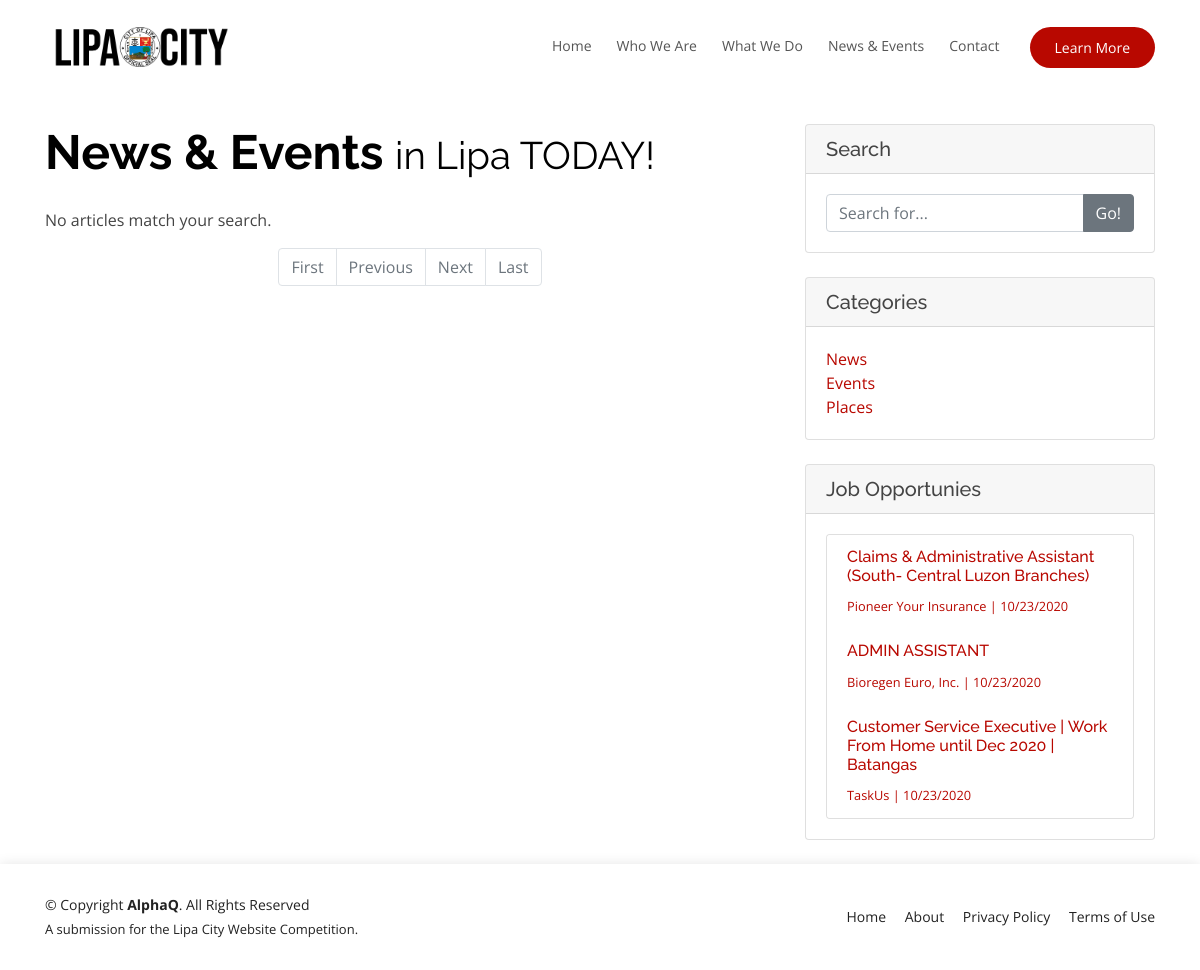
The page /news_and_events/?category=News on the database as committed earlier.
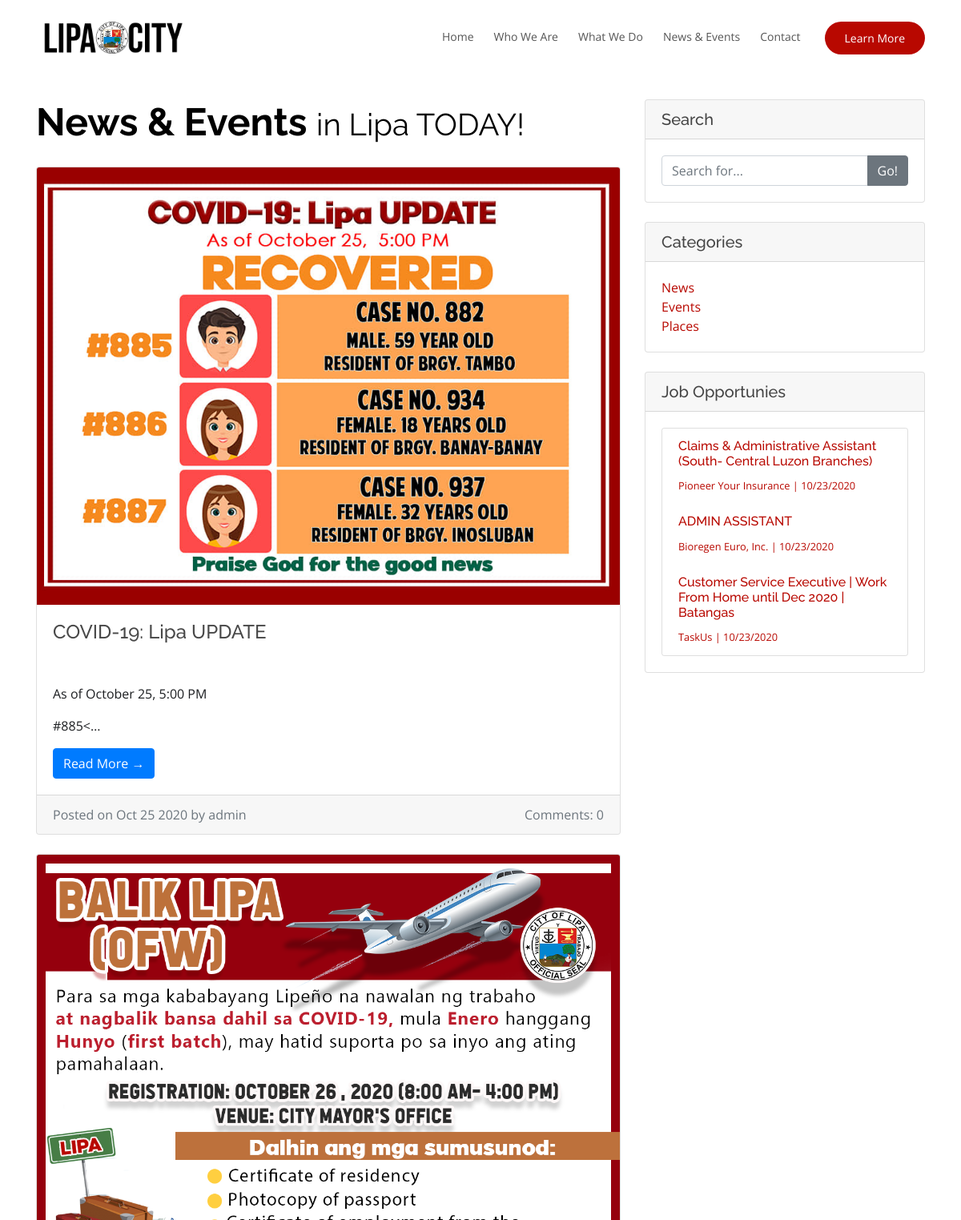
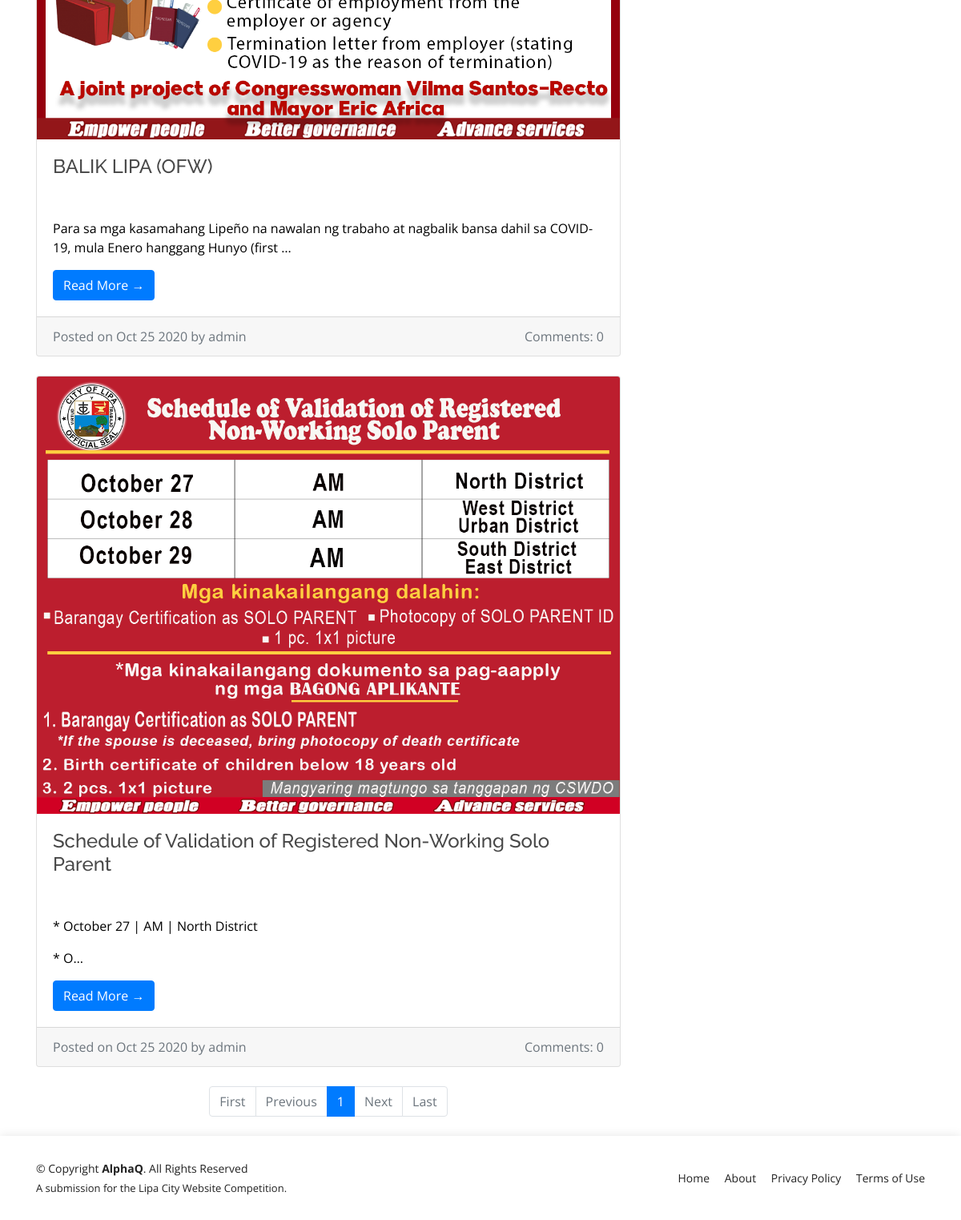
The same page on the database as committed later (2 pictures, top to bottom).
### pages/models.py (models this page shows, shortened)
class Category(models.Model):
    title = models.TextField(max_length=200)
    class Meta:
        verbose_name = 'category'
        verbose_name_plural = 'categories'

class Job(models.Model):
    title = models.TextField(max_length=200)
    company = models.TextField(max_length=200, blank=True)
    link = models.URLField()
    is_open = models.BooleanField(default=True)
    created_date = models.DateTimeField(default=timezone.now)

class Article(models.Model):
    title = models.TextField(max_length=200)
    slug = models.SlugField(allow_unicode=True, unique=True, editable=False,
                            default='lipa_city_article')
    author = models.ForeignKey(User, on_delete=models.SET_NULL,
                               null=True, editable=False)
    created_date = models.DateTimeField(default=timezone.now)
    published_date = models.DateTimeField('Date Published', blank=True,
                                          null=True)
    category = models.ForeignKey(Category, on_delete=models.SET_NULL,
                                 null=True)	 # foreign key
    hero_image = models.ImageField(upload_to='article_photos/',
                                   blank=True)
    body_text = RichTextField(blank=True, null=True)
    def approve_comments(self):
        return self.comments.filter(approved_comment=True)

### pages/views.py (the view)
# urls.py: path('', views.ArticleListView.as_view(), name='article_list'),
class ArticleListView(ListView):
    paginate_by = 5
    model = Article
    def get_queryset(self):
        category = self.request.GET.get('category')
        search = self.request.GET.get('search')
        articles = Article.objects.filter(published_date__lte=timezone.now()) \
            .order_by('-published_date')
        if category:
            articles = articles.filter(category__title=category)
        if search:
            articles = articles.filter(
                Q(title__icontains=search) | Q(body_text__icontains=search)
                | Q(category__title__icontains=search)
            )
        return articles
    def get_context_data(self, **kwargs):
        context = super().get_context_data(**kwargs)
        categories = Category.objects.all()[:10]  # We can add more if needed
        jobs = Job.objects.filter(
                Q(created_date__lte=timezone.now()) & Q(is_open=True)
                ).order_by('-created_date')
        context['jobs'] = jobs
        context['categories'] = categories
        context['page_title'] = 'Articles'
        return context

### pages/templates/pages/article_list.html (shortened to what the changed rows need)
{% extends 'base.html' %}
{% block content %}
<div class="container lipa-content">
  <div class="row">
    <div class="col-md-8">
      <h1 class="my-4">News & Events
        <small>in Lipa TODAY!</small>
      </h1>
      {% if article_list %}
      {% for article in article_list %}
      <a href="{% url 'article_detail' slug=article.slug %}">
        <div class="card mb-4">
          {% if article.hero_image %}
            <img class="card-img-top" src="{{ article.hero_image.url }}" alt="Card image cap" length='750' width='300'>
          {% endif %}
          <div class="card-body">
            <h2 class="card-title">{{ article.title }}</h2>
            <p class="card-text">{{ article.body_text|truncatechars:200 |safe }}</p>
            <a href="{% url 'article_detail' slug=article.slug %}" class="btn btn-primary">Read More &rarr;</a>
          </div>
          <div class="card-footer text-muted">
            <div class="row justify-content-between">
              <div class="col-6">
                Posted on {{ article.published_date|date:"M d Y"}} by {{ article.author }}
              </div>
              <div class="col-4">
                <div class="float-right">Comments: {{ article.approve_comments.count }}</div>
              </div>
            </div>
          </div>
        </div>
      </a>
      {% endfor %}
      {% else %}
      <p>No articles match your search.</p>
      {% endif %}
      <ul class="pagination justify-content-center mb-4">
        <nav aria-label="...">
          <ul class="pagination">
            {% if page_obj %}
            {% if page_obj.has_previous %}
            <li class="page-item">
              <a class="page-link" href="?page=1" tabindex="-2" aria-disabled="true">First</a>
            </li>
            <li class="page-item">
              <a class="page-link" href="?page={{ page_obj.previous_page_number }}" tabindex="-1" aria-disabled="true">Previous</a>
            </li>
            {% else %}
            <li class="page-item disabled">
              <a class="page-link" href="#" tabindex="-2" aria-disabled="true">First</a>
            </li>
            <li class="page-item disabled">
              <a class="page-link" href="#" tabindex="-1" aria-disabled="true">Previous</a>
            </li>
            {% endif %}
            {% if page_obj.paginator.num_pages != 0 %}
            {% with ''|center:page_obj.paginator.num_pages as range %}
            {% for n in range %}
              {% if page_obj.number == forloop.counter %}
              <li class="page-item active">
                <a class="page-link" href="?page={{ forloop.counter }}">
                  {{ forloop.counter }}
                </a>
              </li>
              {% else %}
              <li class="page-item">
                <a class="page-link" href="?page={{ forloop.counter }}">
                  {{ forloop.counter }}
                </a>
              </li>
              {% endif %}
            {% endfor %}
            {% endwith %}
            {% endif %}
            {% if page_obj.has_next %}
            <li class="page-item">
              <a class="page-link" href="?page={{ page_obj.next_page_number }}">Next</a>
            </li>
            <li class="page-item">
              <a class="page-link" href="?page={{ page_obj.paginator.num_pages }}">Last</a>
            </li>
            {% else %}
            <li class="page-item disabled">
              <a class="page-link" href="#">Next</a>
            </li>
            <li class="page-item disabled">
              <a class="page-link" href="#">Last</a>
            </li>
            {% endif %}
            {% else %}
            <li class="page-item disabled">
              <a class="page-link" href="#" tabindex="-2" aria-disabled="true">First</a>
            </li>
            <li class="page-item disabled">
              <a class="page-link" href="#" tabindex="-1" aria-disabled="true">Previous</a>
            </li>
            <li class="page-item disabled">
              <a class="page-link" href="#">Next</a>
            </li>
            <li class="page-item disabled">
              <a class="page-link" href="#">Last</a>
            </li>
            {% endif %}
          </ul>
        </nav>
    </div>
    <div class="col-md-4">
      <div class="card my-4">
        <div class="card-body">
          <div class="row">
            <div class="col-lg-6">
              <ul class="list-unstyled mb-0">
                {% if categories %}
                {% for category in categories %}
                <li>
                  <a href="{% url 'article_list' %}?category={{ category.title }}">{{ category.title }}</a>
                </li>
                {% endfor %}
                {% else %}
                <li>No categories yet.</li>
                {% endif %}
              </ul>
            </div>
          </div>
        </div>
      </div>
      <div class="card my-4">
        <div class="card-body">
          <div class="card">
            <ul class="list-group list-group-flush">
              {% if jobs %}
              {% for job in jobs %}
              <a href="{{ job.link }}">
                <li class="list-group-item">
                  <div class="media">
                    <div class="media-body">
                      <h6 class="mt-0">{{ job.title }}</h6>
                      <small>
                        {{ job.company }} |
                        {{ job.created_date|date:"m/d/Y" }}
                      </small>
                    </div>
                  </div>
                </li>
              </a>
              {% endfor %}
              {% else %}
              <li>No jobs available yet.</li>
              {% endif %}
            </ul>
          </div>
        </div>
      </div>
    </div>
  </div>
</div>
{% endblock %}

Rows that differ between the two databases and show on the page:
added Article: hero_image (picture), title "COVID-19: Lipa UPDATE", body_text "As of October 25, 5:00 PM #885 <…", published_date "Oct 25 2020", author "admin", approve_comments.count "0"
added Article: hero_image (picture), title "BALIK LIPA (OFW)", body_text "Para sa mga kasamahang Lipeño na nawalan ng trabaho at nagbalik bansa dahil sa COVID-19, mula Enero hanggang Hunyo (first …", published_date "Oct 25 2020", author "admin", approve_comments.count "0"
added Article: hero_image (picture), title "Schedule of Validation of Registered Non-Working Solo Parent", body_text "* October 27 | AM | North District * O…", published_date "Oct 25 2020", author "admin", approve_comments.count "0"
Other text that changed with them:
text no longer shown: "No articles match your search."
new list line: "1"
